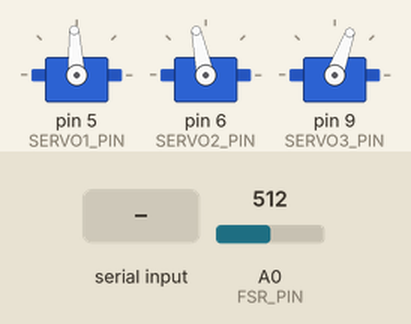
Recording of a sketch running on a simulated Arduino Uno, built with avr-gcc and run on an emulated ATmega328P. Parts: 3 × servo. The test bench sets the inputs (shaded band); at power-on: A0 (FSR_PIN) = 512. What the sketch prints to the serial monitor is not drawn.

Above: at 1.2 s.
1.3 s: "<30,150,10>" received over Serial
At 1.6 s:
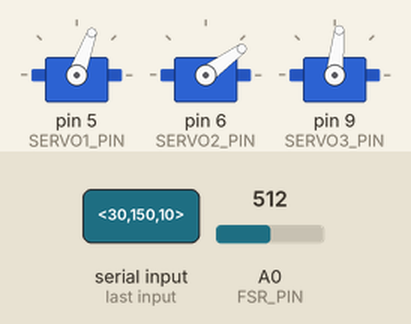
2.8 s: "<90,45,200>" received over Serial
At 3.9 s:
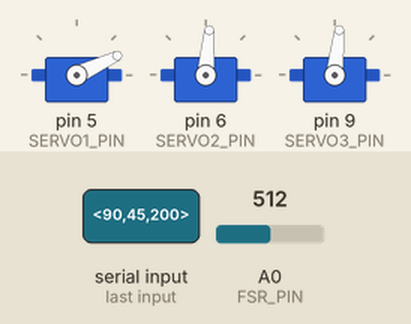
4.3 s: "<5>" received over Serial
At 5.1 s:
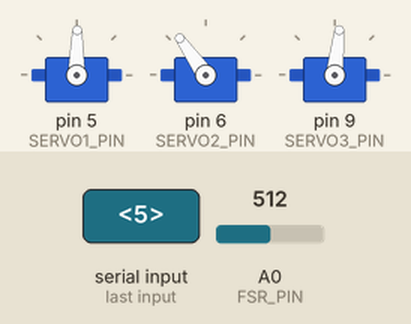
5.8 s: "<90>" received over Serial
At 6.2 s:
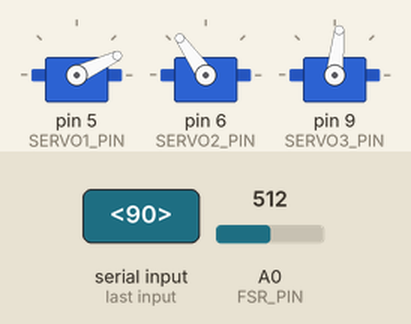
7.3 s: "<1,90,45>" received over Serial
At 8.5 s:
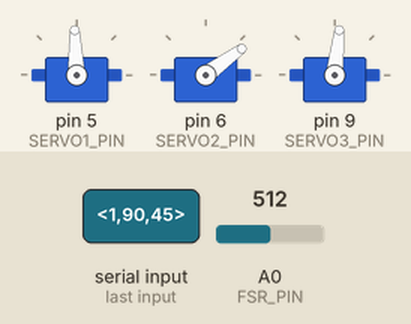
Timing chart, 0 to 10.3 s (numbered marks = the images above; inputs shaded):
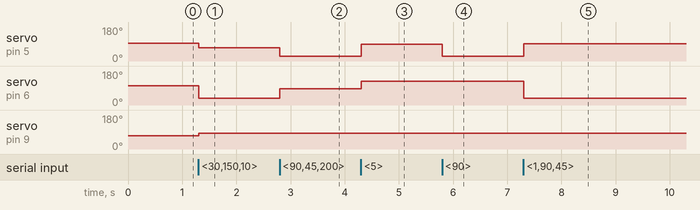

Measured:
- after the input at 1.3 s, servo on pin 5 (SERVO1_PIN): 93° → 70° at once; servo on pin 6 (SERVO2_PIN): 102° → 36° at once; servo on pin 9 (SERVO3_PIN): 70° → 84° at once
- after the input at 2.8 s, servo on pin 5 (SERVO1_PIN): 70° → 25° at once; servo on pin 6 (SERVO2_PIN): 36° → 85° at once
- after the input at 4.3 s, servo on pin 5 (SERVO1_PIN): 25° → 89° at once; servo on pin 6 (SERVO2_PIN): 85° → 125° at once
- after the input at 5.8 s, servo on pin 5 (SERVO1_PIN): 89° → 25° at once
- after the input at 7.3 s, servo on pin 5 (SERVO1_PIN): 25° → 92° at once; servo on pin 6 (SERVO2_PIN): 125° → 36° at once

The sketch:

final_driver.ino
```cpp
/*
 * This arduino code reads three float values - theta1, theta2 and theta3 in degrees from serial port and writes one float value Force in Newtons to serial port
 * The force is sensed using capactivesensor library and filtered using ExpSmoothing/GaussianFilter
 * It also controls the servos using Servo library
 *
 * Sample input from serial port for theta values-
 * <25.2,26.2,27.2>
 */


#include <Servo.h>

// pin allocation
const int SERVO1_PIN = 5;
const int SERVO2_PIN = 6;
const int SERVO3_PIN = 9;
const int FSR_PIN = A0; // Pin connected to FSR/resistor  %F0 on teensy


///// force sensor setup
// Measure the voltage at 5V and resistance of your 3.3k resistor, and enter
// their value's below:
const float VCC = 4.90; // Measured voltage of Teensy 5V line
const float R_DIV = 2.90; // Measured resistance of 3.3k resistor


/////// INITIALIZE theta values ---calibrate manually and enter values here
float theta1_home=0;
float theta2_home=30;
float theta3_home=-25;
float theta1= theta1_home;
float theta2= theta2_home;
float theta3= theta3_home;


///SERVO SETUP
Servo servo1,servo2,servo3;


////SERIAL DATA READER STUFF
const byte numChars = 32;
char receivedChars[numChars];
boolean newData = false;

//
float F_filt = 1.5; //initialize filtered force output

//--------------------END OF PREAMBLE------------------------//


void setup() {
  //set pins here
 Serial.begin(115200);


pinMode(SERVO1_PIN,OUTPUT);
pinMode(SERVO2_PIN,OUTPUT);
pinMode(SERVO3_PIN,OUTPUT);
pinMode(FSR_PIN, INPUT);


//attach servos to pins
servo1.attach(SERVO1_PIN);
servo2.attach(SERVO2_PIN);
servo3.attach(SERVO3_PIN);
}


void loop() {
float F=0.00;
control_servos(); //sends PWM command to servos based on theta vals
F = get_force(); //updates force value read from capacitive sensor (filtered)
write_serial_data(F*9.82/1000); //writes force value to serial port
}


float get_force()
{
   int fsrADC = analogRead(FSR_PIN);
   float F_raw = 0.0;
 if (fsrADC != 0)
  {
    // Use ADC reading to calculate voltage:
    float fsrV = fsrADC * VCC / 1023.0;
    // Use voltage and static resistor value to calculate FSR resistance:
    float fsrR = R_DIV * (VCC / fsrV - 1.0);
    // Guesstimate force based on slopes in figure 3 FSR datasheet:
    float fsrG = 1.0 / fsrR; // Calculate conductance
    // Break parabolic curve down into two linear slopes:
    if (fsrR <= 600)
    F_raw = (fsrG - 0.00075) / 0.00000040639;
    else
    F_raw =  fsrG / 0.000000602857;
  }
 F_filt = filter(F_raw,F_filt); //filter raw reading;
 return F_filt;  //return filtered value
}


void control_servos()
{
  //convert theta vals to PWM signal and servo.write them
 int servomicro1, servomicro2, servomicro3;

servomicro1 = mapang(theta1, -90, 90,(1500+700), (1500-700));  // constantly update the mapped values (calibration)
servomicro2 = mapang(theta2, 0, 90, 1930,920);  // 0 to 90 only
servomicro3 = mapang(theta3, -90, 0, 905, 1410); // 0 to -90 only

servomicro1= constrain(servomicro1, 800, 2200); //safety and prevent overkill (dont care for RR)
servomicro2= constrain(servomicro2, 920, (1930-100)); //minus 100 for safety
servomicro3= constrain(servomicro3, 905, 1410); //constrained to 90 degrees only (mechanical issues)


 servo1.writeMicroseconds(servomicro1);
 servo2.writeMicroseconds(servomicro2);
 servo3.writeMicroseconds(servomicro3);

 //for checking ->
// Serial.print(theta1);
 //Serial.print(',');
 //Serial.print(theta2);
 //Serial.print(',');
 //Serial.println(theta3);
}


//-----------WRITE TO SERIAL---------------//

void write_serial_data(float val) //this writes the force value to serial port
{
val = constrain(val,0,15);
Serial.print('<'); //startmarker
Serial.print(val);
Serial.println('>'); //endmarker
}


//-------------------SERIAL READER-----------------//


void serialEvent()
{
//parse float values from serial port to be read into theta1, theta2 and theta3
noInterrupts();
 recvWithStartEndMarkers();
 parseData();
 interrupts();
}


void recvWithStartEndMarkers() {
    static boolean recvInProgress = false;
    static byte ndx = 0;
    char startMarker = '<';
    char endMarker = '>';
    char rc;

 // if (Serial.available() > 0) {
    while (Serial.available() > 0 && newData == false) {
        rc = Serial.read();

        if (recvInProgress == true) {
            if (rc != endMarker) {
                receivedChars[ndx] = rc;
                ndx++;
                if (ndx >= numChars) {
                    ndx = numChars - 1;
                }
            }
            else {
                receivedChars[ndx] = '\0'; // terminate the string
                recvInProgress = false;
                ndx = 0;
                newData = true;
            }
        }

        else if (rc == startMarker) {
            recvInProgress = true;
        }
    }


}


void parseData()
{
  if(newData)
  {
  char * strtokIndx; // this is used by strtok() as an index
  strtokIndx = strtok(receivedChars, ",");
  theta1=atof(strtokIndx);
  strtokIndx = strtok(NULL, ",");
  theta2=atof(strtokIndx);
  strtokIndx = strtok(NULL, "\0");
  theta3=atof(strtokIndx);
  newData=false;
  }
}


//-----------------END of SERIAL READER-----------------------------//


//FILTER FOR FORCE SENSOR
float filter(float F_raw, float F_filt)
{
  //exponential smoothing filter
  float k=0.5;
 float F_aftfilt= k*F_raw+(1-k)*F_filt;
  return F_aftfilt;
}


//ANGLE MAPPED TO MICROSECONDS , did not use map() function to preseve float accuracy
int mapang(float theta, float xi, float xf, float yi, float yf)
{
  int y = (yf-yi)/(xf-xi)*(theta-xi) +yi;
  return int(y);
}
```
